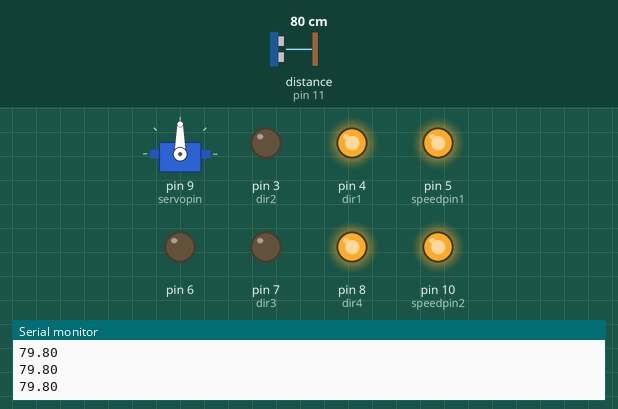
Simulated run of this sketch. Board: Arduino Uno, built with avr-gcc and run on an emulated ATmega328P. On the bench: servo, output pins drawn as LEDs (lit = HIGH), the last lines printed to the serial monitor. Wiring (inferred from the names in the program): ultrasonic range finder: trigger pin 13; echo pin 11. Inputs (shaded band) come from the test bench; at power-on: distance to the obstacle (sensor on pin 11) 80 cm. The echo pulse lasts 58.3 µs per cm; pins used as bus, display or sensor lines are not drawn.

Above: at 1.2 s.
1.3 s: distance to the obstacle (sensor on pin 11) set to 23 cm
2.8 s: distance to the obstacle (sensor on pin 11) set to 18 cm
At 4.1 s:
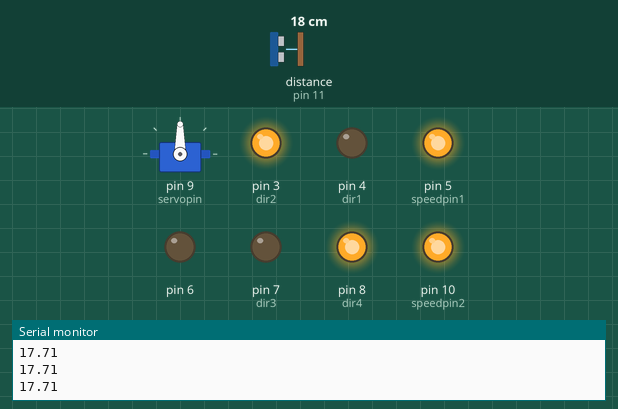
4.4 s: distance to the obstacle (sensor on pin 11) set to 35 cm
At 5.1 s:
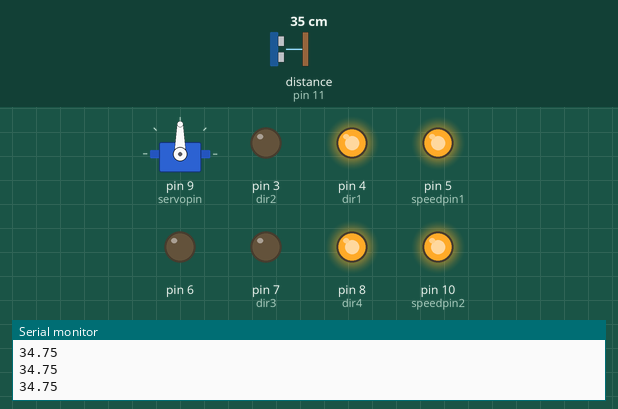
6.0 s: distance to the obstacle (sensor on pin 11) set to 2 cm
At 6.8 s:
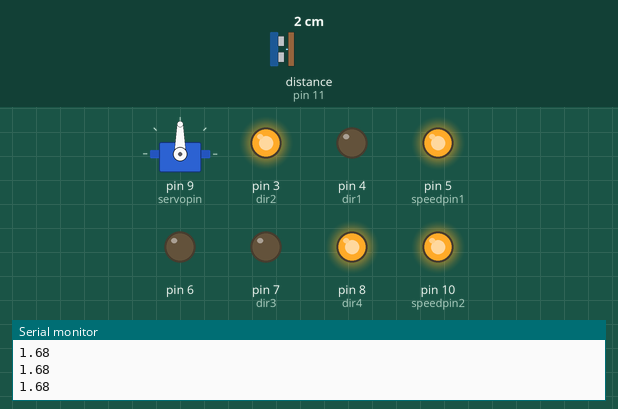
Timing chart, 0 to 8.7 s (numbered marks = the images above; inputs shaded):
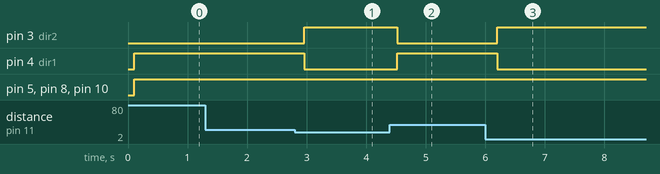

Measured:
- the behaviour switches between 21 and 20 cm on distance to the obstacle (sensor on pin 11) (found by bisection; images 0 and 1)
- after the input at 2.8 s, pin 3 (dir2): LOW → HIGH after 0.16 s; pin 4 (dir1): HIGH → LOW after 0.16 s
- after the input at 4.4 s, pin 3 (dir2): HIGH → LOW after 0.13 s; pin 4 (dir1): LOW → HIGH after 0.13 s
- after the input at 6.0 s, pin 3 (dir2): LOW → HIGH after 0.20 s; pin 4 (dir1): HIGH → LOW after 0.20 s

The sketch:

sketch_sep06a.ino
```cpp
#include<Servo.h>
int pos=90;
int servopin=9;
int servodelay=25;
int trigpin=13;
int echopin=11;
float t1;
float sos=343.5;
float distance;
float dis;
Servo mypointer;


int speedpin1=5;
int speedpin2=10;
int dir1=4;
int dir2=3;
int dir3=7;
int dir4=8;
float m1speed;
float m2speed;

void setup() {
  // put your setup code here, to run once:
  Serial.begin(9600);
  mypointer.attach(servopin);
  mypointer.write(pos);
  pinMode(6,OUTPUT);
  pinMode(trigpin,OUTPUT);
  pinMode(echopin,INPUT);
  pinMode(speedpin1,OUTPUT);
  pinMode(speedpin2,OUTPUT);

  pinMode(dir1,OUTPUT);
  pinMode(dir2,OUTPUT);
  pinMode(dir3,OUTPUT);
  pinMode(dir4,OUTPUT);


}
void loop() {
  digitalWrite(trigpin,LOW);
  delayMicroseconds(2000);
  digitalWrite(trigpin,HIGH);
  delayMicroseconds(10);
  digitalWrite(trigpin,LOW);
  t1=pulseIn(echopin,HIGH);
  t1=t1/10000;
  distance=t1*sos/2;
  Serial.println(distance);
  delay(100);
  if(distance<20)
  {
    m2speed=255;
    m1speed=255;
    analogWrite(speedpin2,m2speed);
    analogWrite(speedpin1,m1speed);
    digitalWrite(dir1,LOW);
    digitalWrite(dir2,HIGH);
    digitalWrite(dir3,LOW);
    digitalWrite(dir4,HIGH);
  }
  else
  {

    m2speed=255;
    m1speed=255;
    analogWrite(speedpin2,m2speed);
    analogWrite(speedpin1,m1speed);
    digitalWrite(dir1,HIGH);
    digitalWrite(dir2,LOW);
    digitalWrite(dir3,LOW);
    digitalWrite(dir4,HIGH);
  }


}
```
